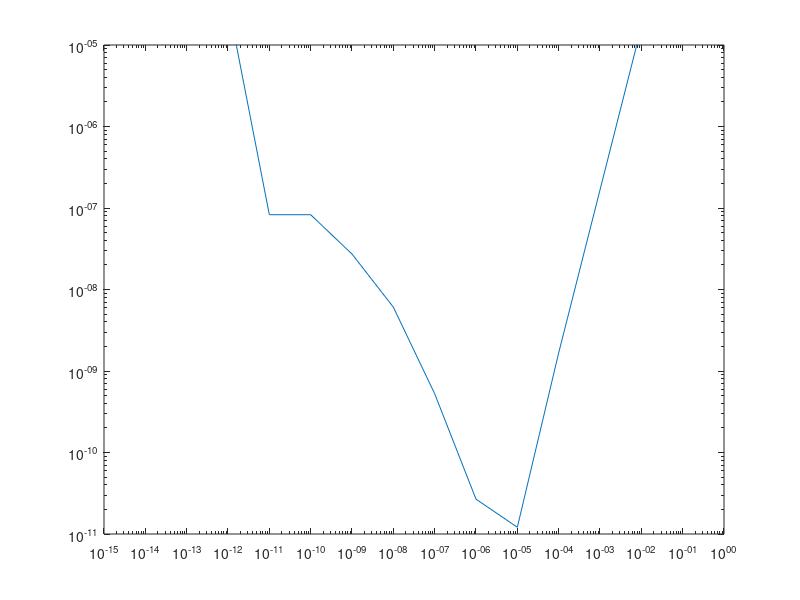
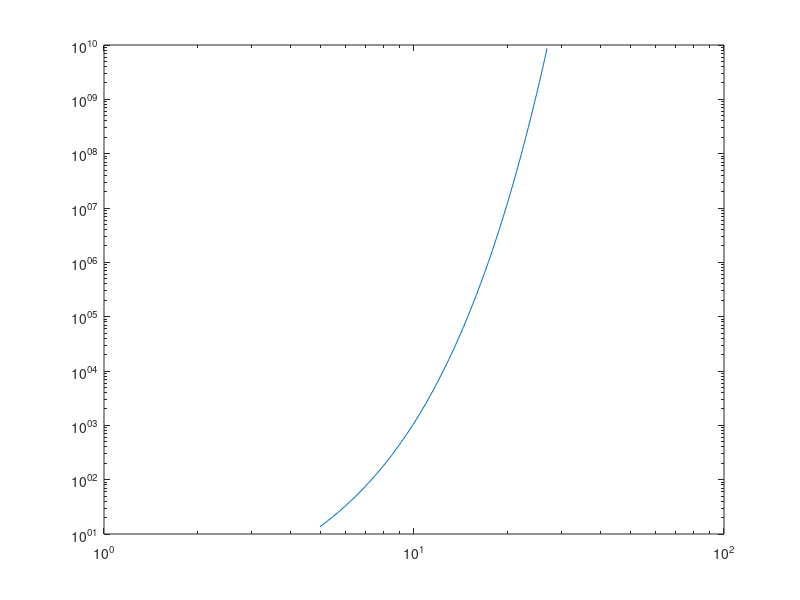

These charts were generated, in order, by the following MATLAB code:
f=@(h)(exp(h)-exp(-h))./(2*h);
h=10.^(-15:0);
erf=@(h)abs(f(h)-1);
h2=2.01^(-1)*(10:54);

ft=@(x)(1+x/2+(1/6)*x.^2+(1/24)*x.^3+(1/120)*x.^4+(1/720)*x.^5);
ert=@(x)((1+x/2+(1/6)*x.^2+(1/24)*x.^3+(1/120)*x.^4+(1/720)*x.^5)-1);

loglog(h,erf(h))
ylim([1e-11,1e-5]);

figure
loglog(h2,erf(h2))
